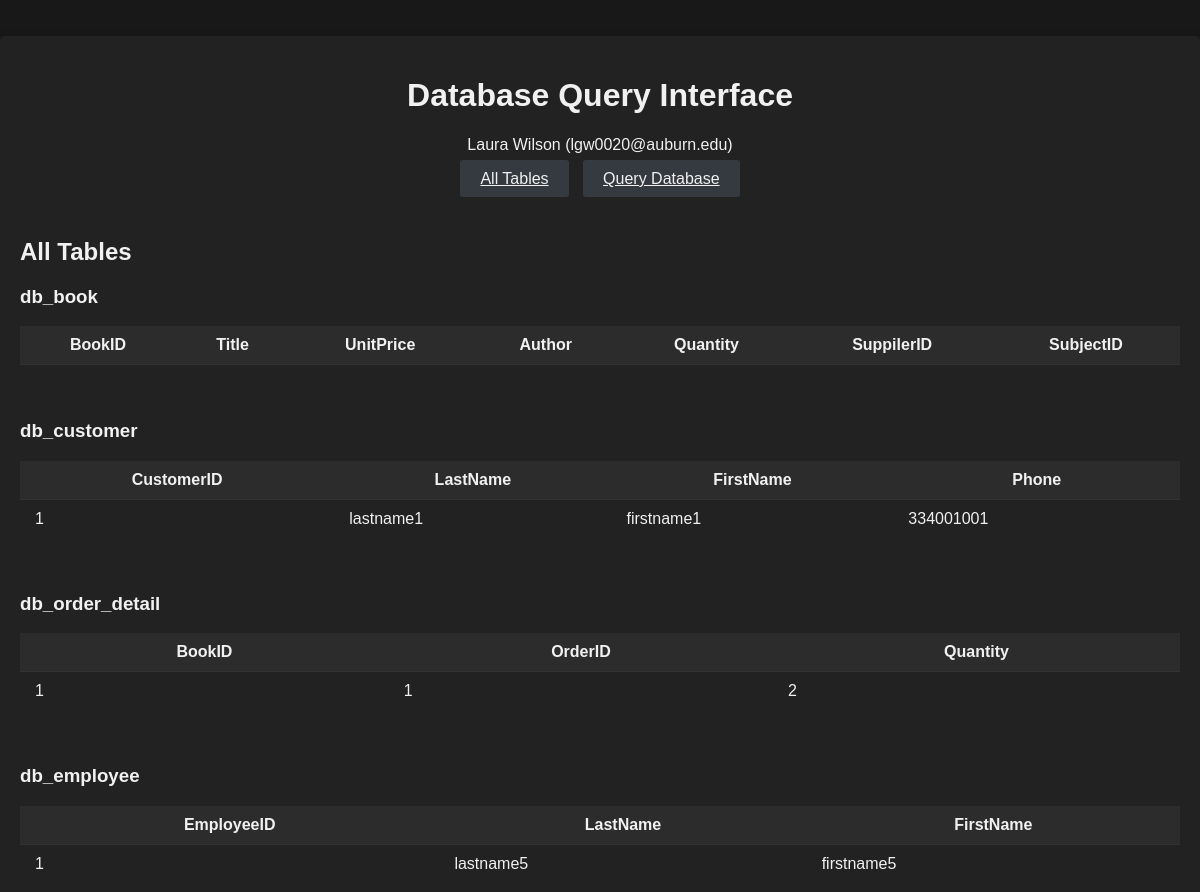
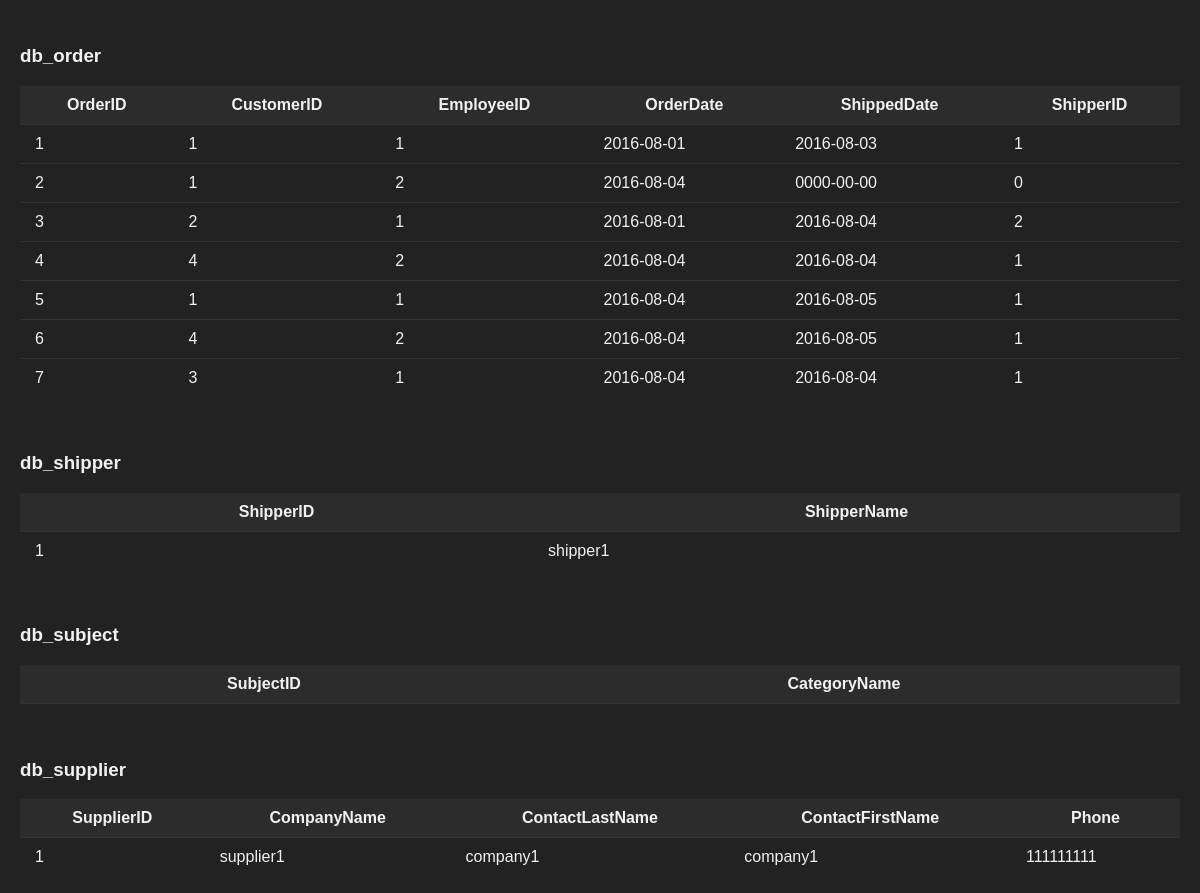
The page / on the database its author committed (2 pictures, top to bottom).
### tables this page shows
CREATE TABLE db_customer (
 CustomerID int,
 LastName text,
 FirstName text,
 Phone varchar(65535)
 );

CREATE TABLE db_order_detail (
 BookID int(127),
 OrderID int(127),
 Quantity int(127)
 );

CREATE TABLE db_employee (
 EmployeeID int(127),
 LastName text,
 FirstName text
 );

CREATE TABLE db_order (
 OrderID int(127),
 CustomerID int(127),
 EmployeeID int(127),
 OrderDate date,
 ShippedDate date,
 ShipperID int(127)
 );

CREATE TABLE db_shipper (
 ShipperID int(127),
 ShipperName text
 );

CREATE TABLE db_supplier (
 SupplierID int(127),
 CompanyName text,
 ContactLastName text,
 ContactFirstName text,
 Phone varchar(65535)
 );

### src/database.php (called while the page is built, shortened)
<?php
$tables = array("db_book", "db_customer", "db_order_detail", "db_employee", "db_order", "db_shipper", "db_subject", "db_supplier");
function execute_query($connection, $query)
{
    return mysqli_query($connection, $query);
}
?>

### src/index.php (the view, shortened to what this page needs)
<?php
require "database.php";
$con = get_connection();
?>
<!DOCTYPE html>
<html lang="en">
<head>
    <link rel="stylesheet" href="style.css" type="text/css" media="all" />
</head>
<body>
    <div class="container">
        <div class="header">
            <h1 class="display-4 text-center">Database Query Interface</h1>
            <p class="lead text-center">Laura Wilson (lgw0020@auburn.edu)</p>
            <div class="text-center my-4">
                <a href="index.php" class="btn btn-dark">All Tables</a>
                <a href="query.php" class="btn btn-dark">Query Database</a>
            </div>
        </div>
        <div class="table-responsive">
            <h2 class="text-center mb-4">All Tables</h2>
            <?php
            foreach ($tables as $table_name) {
                ?>
                <h3 class="mt-4 left-align">
                    <?= $table_name ?>
                </h3>
                <table class="table table-bordered table-striped elegant-table">
                    <thead>
                        <?php
                        $query = "SELECT * FROM " . $table_name;
                        $result = execute_query($con, $query);
                        $num_fields = mysqli_num_fields($result);
                        echo "<tr>";
                        for ($i = 0; $i < $num_fields; $i++) {
                            $field = mysqli_fetch_field_direct($result, $i);
                            echo "<th>" . $field->name . "</th>";
                        }
                        echo "</tr>";
                        ?>
                    </thead>
                    <?php
                    $rows = array();
                    while ($result_row = mysqli_fetch_assoc($result)) {
                        $rows[] = $result_row;
                    }
                    foreach ($rows as $row) {
                        echo "<tr>";
                        foreach ($row as $col) {
                            echo "<td>" . $col . "</td>";
                        }
                        echo "</tr>";
                    }
                    ?>
                </table>
                <br><br>
                <?php
            }
            ?>
        </div>
    </div>
</body>
</html>

### src/style.css (style rules this page uses)
body { font-family: 'Arial', sans-serif; background-color: #181818; color: #f1f1f1; margin: 0; padding: 0; transition: all 0.3s ease-in-out; }
.container { max-width: 1200px; margin: 3% auto; padding: 20px; background-color: #222; border-radius: 5px; box-shadow: 0 4px 12px rgba(0, 0, 0, 0.2); }
.header { text-align: center; margin-bottom: 30px; }
.btn, .btn-dark { background-color: #343a40; color: #f1f1f1; border: none; padding: 10px 20px; border-radius: 3px; margin: 5px; transition: all 0.3s; }
.table-responsive { margin-top: 20px; border-radius: 5px; overflow: hidden; }
.table { width: 100%; border-collapse: collapse; }
.table th, .table td { padding: 10px 15px; border-bottom: 1px solid #333; }
.table th { background-color: #2c2c2c; color: #f1f1f1; }
.left-align { text-align: left; }
.table tr:last-child td { border-bottom: none; }

### rows shown on the page
db_customer: CustomerID "1", LastName "lastname1", FirstName "firstname1", Phone "334001001"
db_order_detail: col "1", Quantity "2"
db_employee: EmployeeID "1", LastName "lastname5", FirstName "firstname5"
db_order: col "1", OrderDate "2016-08-01", ShippedDate "2016-08-03"
db_order: col "2", CustomerID "1", OrderDate "2016-08-04", ShippedDate "0000-00-00", ShipperID "0"
db_order: OrderID "3", col "2", EmployeeID "1", OrderDate "2016-08-01", ShippedDate "2016-08-04"
db_order: col "4", EmployeeID "2", col "2016-08-04", ShipperID "1"
db_order: OrderID "5", col "1", OrderDate "2016-08-04", ShippedDate "2016-08-05"
db_order: OrderID "6", CustomerID "4", EmployeeID "2", OrderDate "2016-08-04", ShippedDate "2016-08-05", ShipperID "1"
db_order: OrderID "7", CustomerID "3", col "1", col "2016-08-04"
db_shipper: ShipperID "1", ShipperName "shipper1"
db_supplier: SupplierID "1", CompanyName "supplier1", col "company1", Phone "111111111"

### other values the page prints
$table_name "db_book"
$field->name "BookID"
$field->name "Title"
$field->name "UnitPrice"
$field->name "Author"
$field->name "Quantity"
$field->name "SuppilerID"
$field->name "SubjectID"
$table_name "db_customer"
$field->name "CustomerID"
$field->name "LastName"
$field->name "FirstName"
$field->name "Phone"
$table_name "db_order_detail"
$field->name "OrderID"
